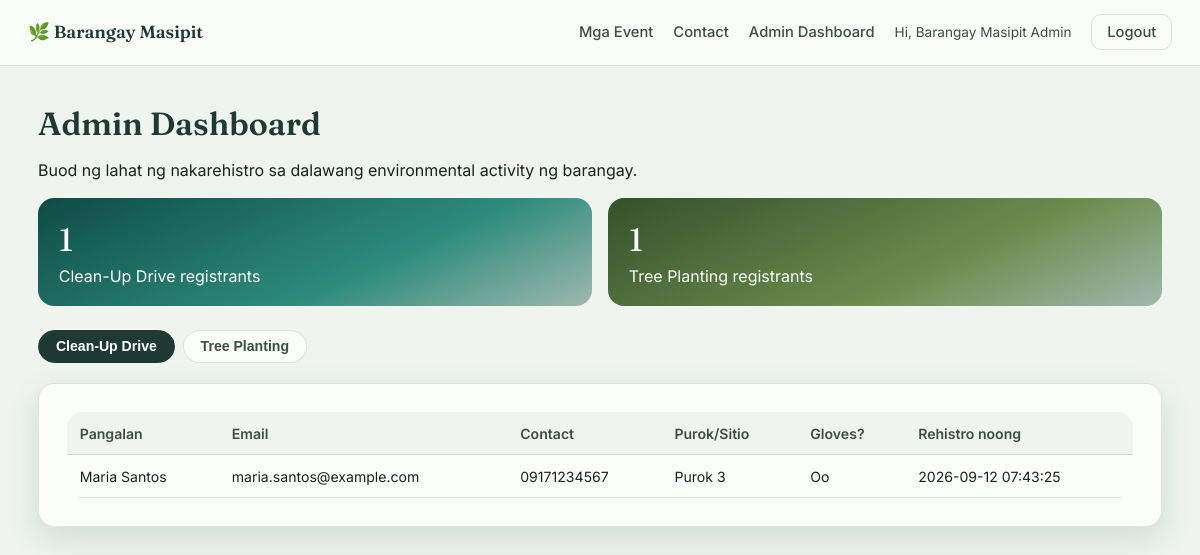
Page /admin/dashboard.php (signed in) on the committed database.
### tables this page shows
CREATE TABLE IF NOT EXISTS cleanup_registrations (
    id             INT AUTO_INCREMENT PRIMARY KEY,
    full_name      VARCHAR(100) NOT NULL,
    email          VARCHAR(100) NOT NULL,
    contact_number VARCHAR(20)  NOT NULL,
    purok_sitio    VARCHAR(100) NOT NULL,
    bring_gloves   TINYINT(1)   NOT NULL DEFAULT 0,
    notes          VARCHAR(255) DEFAULT NULL,
    created_at     TIMESTAMP DEFAULT CURRENT_TIMESTAMP,
    updated_at     TIMESTAMP DEFAULT CURRENT_TIMESTAMP ON UPDATE CURRENT_TIMESTAMP
);

### admin/dashboard.php (the view, shortened to what this page needs)
<?php
require_once __DIR__ . '/../config/db.php';
$cleanup = $pdo->query('SELECT * FROM cleanup_registrations ORDER BY created_at DESC')->fetchAll();
$tree    = $pdo->query('SELECT * FROM treeplanting_registrations ORDER BY created_at DESC')->fetchAll();
?>
<!DOCTYPE html>
<html lang="tl">
<head>
<link rel="stylesheet" href="<?= BASE_URL ?>/assets/css/style.css">
</head>
<body class="theme-admin">
    <?php include __DIR__ . '/../partials/topnav.php'; ?>
    <div class="page-shell">
        <h1>Admin Dashboard</h1>
        <p>Buod ng lahat ng nakarehistro sa dalawang environmental activity ng barangay.</p>
        <div class="stat-row">
            <div class="stat-card gradient-surface" style="--accent-deep:#0E4C46; --accent-mid:#2E8C7D;">
                <div class="num"><?= count($cleanup) ?></div>
                <div>Clean-Up Drive registrants</div>
            </div>
            <div class="stat-card gradient-surface" style="--accent-deep:#33512B; --accent-mid:#6B8E4E;">
                <div class="num"><?= count($tree) ?></div>
                <div>Tree Planting registrants</div>
            </div>
        </div>
        <div class="tabs">
            <button class="tab-btn active" onclick="showTable('cleanup', this)">Clean-Up Drive</button>
            <button class="tab-btn" onclick="showTable('tree', this)">Tree Planting</button>
        </div>
        <div id="table-cleanup" class="card" style="overflow-x:auto;">
            <table>
                <thead><tr><th>Pangalan</th><th>Email</th><th>Contact</th><th>Purok/Sitio</th><th>Gloves?</th><th>Rehistro noong</th></tr></thead>
                <tbody>
                <?php foreach ($cleanup as $r): ?>
                    <tr>
                        <td><?= htmlspecialchars($r['full_name']) ?></td>
                        <td><?= htmlspecialchars($r['email']) ?></td>
                        <td><?= htmlspecialchars($r['contact_number']) ?></td>
                        <td><?= htmlspecialchars($r['purok_sitio']) ?></td>
                        <td><?= $r['bring_gloves'] ? 'Oo' : 'Hindi' ?></td>
                        <td><?= htmlspecialchars($r['created_at']) ?></td>
                    </tr>
                <?php endforeach; ?>
                </tbody>
            </table>
        </div>
    </div>
</body>
</html>

### partials/topnav.php (shortened to what this page needs)
<header class="topnav">
    <a href="<?= BASE_URL ?>/choose-event.php" class="brand">🌿 Barangay Masipit</a>
    <nav>
        <a href="<?= BASE_URL ?>/choose-event.php">Mga Event</a>
        <a href="<?= BASE_URL ?>/contact.php">Contact</a>
        <?php if (($_SESSION['role'] ?? '') === 'admin'): ?>
            <a href="<?= BASE_URL ?>/admin/dashboard.php">Admin Dashboard</a>
        <?php endif; ?>
        <span style="color:var(--ink-soft); font-size:0.85rem;">Hi, <?= htmlspecialchars($_SESSION['full_name'] ?? '') ?></span>
        <a href="<?= BASE_URL ?>/logout.php" class="btn btn-ghost" style="padding:0.4em 1em;">Logout</a>
    </nav>
</header>

### assets/css/style.css (style rules this page uses)
:root { --ink: #16261E; --ink-soft: #3C4E44; --mist: #EFF4EF; --paper: #FBFDFB; --line: rgba(22, 38, 30, 0.12); --accent-deep: #0E4C46; --accent-mid: #2E8C7D; --accent-light: #8FE3D3; --accent-warm: #E8DCC6; --font-display: 'Fraunces', Georgia, 'Times New Roman', serif; --font-body: 'Inter', -apple-system, BlinkMacSystemFont, 'Segoe UI', sans-serif; --radius-sm: 10px; --radius-md: 16px; --radius-lg: 28px; --shadow-soft: 0 12px 32px rgba(14, 76, 70, 0.14); }
body.theme-admin { --accent-deep: #1F3A34; --accent-mid: #3E5C54; --accent-light: #9FB8AE; --accent-warm: #E4E9E4; }
* { box-sizing: border-box; }
html, body { margin: 0; padding: 0; min-height: 100%; }
body { font-family: var(--font-body); color: var(--ink); background: var(--mist); line-height: 1.5; }
h1, h2, h3, .display { font-family: var(--font-display); color: var(--accent-deep); line-height: 1.15; margin: 0 0 0.4em; font-weight: 600; }
a { color: var(--accent-deep); }
p { max-width: 62ch; }
.gradient-surface { background: linear-gradient(155deg, var(--accent-deep) 0%, var(--accent-mid) 62%, var(--accent-light) 100%); color: var(--paper); }
.btn { display: inline-flex; align-items: center; gap: 0.5em; font-family: var(--font-body); font-weight: 600; font-size: 0.95rem; padding: 0.75em 1.5em; border-radius: var(--radius-sm); border: none; cursor: pointer; transition: transform 0.15s ease, box-shadow 0.15s ease; }
.btn-ghost { background: transparent; color: var(--accent-deep); border: 1.5px solid var(--line); }
.card { background: var(--paper); border-radius: var(--radius-md); border: 1px solid var(--line); box-shadow: var(--shadow-soft); padding: 1.75rem; }
.topnav { position: sticky; top: 0; z-index: 40; display: flex; align-items: center; justify-content: space-between; padding: 0.9rem 1.75rem; background: rgba(251, 253, 251, 0.86); backdrop-filter: blur(10px); border-bottom: 1px solid var(--line); transition: box-shadow 0.2s ease; }
.topnav .brand { font-family: var(--font-display); font-weight: 600; color: var(--accent-deep); text-decoration: none; font-size: 1.1rem; }
.topnav nav { display: flex; gap: 1.25rem; align-items: center; }
.topnav nav a { text-decoration: none; color: var(--ink-soft); font-size: 0.92rem; font-weight: 500; }
.page-shell { max-width: 1180px; margin: 0 auto; padding: 2.5rem 1.75rem 4rem; }

### admin/dashboard.php (style rules this page uses)
.tabs { display: flex; gap: 0.5rem; margin-bottom: 1.25rem; }
.tab-btn { padding: 0.55em 1.2em; border-radius: 999px; border: 1.5px solid var(--line); background: var(--paper); cursor: pointer; font-weight: 600; font-size: 0.88rem; color: var(--ink-soft); }
.tab-btn.active { background: var(--accent-deep); color: #fff; border-color: var(--accent-deep); }
table { width: 100%; border-collapse: collapse; background: var(--paper); border-radius: var(--radius-md); overflow: hidden; }
th, td { text-align: left; padding: 0.75em 0.9em; font-size: 0.88rem; border-bottom: 1px solid var(--line); }
th { background: var(--mist); color: var(--ink-soft); font-weight: 600; }
.stat-row { display:flex; gap:1rem; margin-bottom:1.5rem; flex-wrap: wrap; }
.stat-card { flex:1; min-width:160px; padding:1.1rem 1.3rem; border-radius: var(--radius-md); }
.stat-card .num { font-family: var(--font-display); font-size: 2rem; }

### rows in the picture
cleanup_registrations: full_name "Maria Santos", email "maria.santos@example.com", contact_number "09171234567", purok_sitio "Purok 3", bring_gloves "Oo", created_at "2026-09-12 07:43:25"

### other values in the picture
$_SESSION['full_name'] "Barangay Masipit Admin"
count($cleanup) "1"
count($tree) "1"
